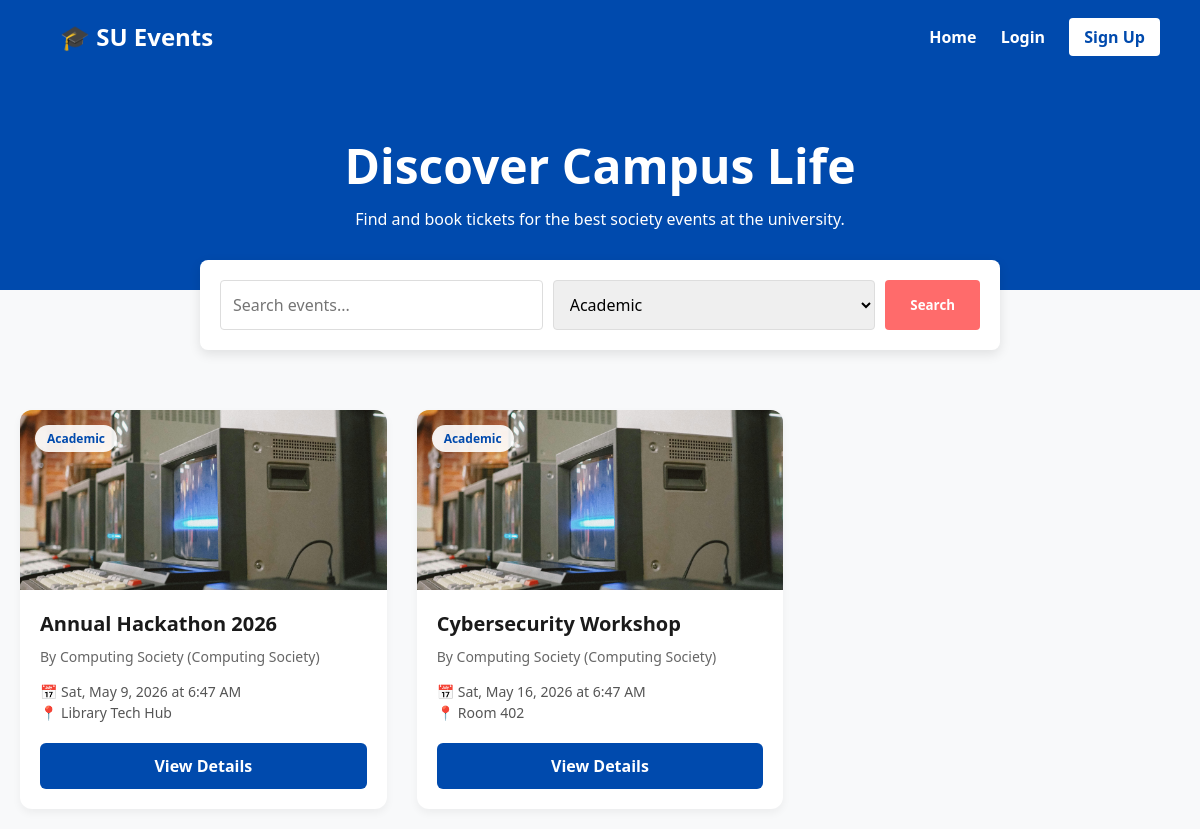
The app's page /index.php?category=Academic with its own data.
### tables this page shows
CREATE TABLE `events` (
  `event_id` int(11) NOT NULL,
  `organiser_id` int(11) NOT NULL,
  `society_name` varchar(100) NOT NULL,
  `title` varchar(150) NOT NULL,
  `description` text NOT NULL,
  `event_date` datetime NOT NULL,
  `location` varchar(255) NOT NULL,
  `max_capacity` int(11) NOT NULL,
  `created_at` timestamp NOT NULL DEFAULT current_timestamp(),
  `category` varchar(50) NOT NULL DEFAULT 'Social',
  `image_path` varchar(255) DEFAULT NULL
);

CREATE TABLE `users` (
  `user_id` int(11) NOT NULL,
  `full_name` varchar(100) NOT NULL,
  `student_id` varchar(20) NOT NULL,
  `email` varchar(100) NOT NULL,
  `password_hash` varchar(100) NOT NULL,
  `role` enum('Admin','Organiser','Attendee') NOT NULL DEFAULT 'Attendee',
  `created_at` timestamp NOT NULL DEFAULT current_timestamp()
);

### index.php (the view, shortened to what this page needs)
<?php
require_once 'config/db.php';
$search_query = "";
$category_filter = "";
$sql = "SELECT e.*, u.full_name AS organiser_name
        FROM events e
        JOIN users u ON e.organiser_id = u.user_id
        WHERE e.event_date >= CURDATE()";
$params = [];
$types = "";
if (isset($_GET['category']) && !empty($_GET['category'])) {
    $category_filter = $_GET['category'];
    $sql .= " AND e.category = ?";
    $params[] = $category_filter;
    $types .= "s";
}
$sql .= " ORDER BY e.event_date ASC";
$stmt = $conn->prepare($sql);
if (!empty($params)) {
    $stmt->bind_param($types, ...$params);
}
$stmt->execute();
$events_result = $stmt->get_result();
$cat_result = $conn->query("SELECT * FROM event_categories ORDER BY category_name ASC");
?>
<!DOCTYPE html>
<html lang="en">
<head>
</head>
<body>
    <?php include $_SERVER['DOCUMENT_ROOT'] . '/su_events_app/includes/navbar.php'; ?>
    <div class="hero">
        <h1>Discover Campus Life</h1>
        <p>Find and book tickets for the best society events at the university.</p>
    </div>
    <form class="search-container" method="GET" action="index.php">
        <input type="text" name="search" placeholder="Search events..." value="<?php echo htmlspecialchars($search_query); ?>">
        <select name="category">
            <?php while($cat = $cat_result->fetch_assoc()): ?>
                <option value="<?php echo htmlspecialchars($cat['category_name']); ?>" <?php echo ($category_filter === $cat['category_name']) ? 'selected' : ''; ?>>
                    <?php echo htmlspecialchars($cat['category_name']); ?>
                </option>
            <?php endwhile; ?>
        </select>
        <button type="submit" class="btn-search">Search</button>
    </form>
    <div class="container">
        <?php if ($events_result->num_rows > 0): ?>
            <div class="event-grid">
                <?php while($event = $events_result->fetch_assoc()): ?>
                    <div class="card">
                        <div class="card-img-wrapper">
                            <?php if(!empty($event['image_path'])): ?>
                                <img src="<?php echo htmlspecialchars($event['image_path']); ?>" alt="Event Image" class="card-img">
                            <?php else: ?>
                                <div style="width:100%; height:100%; display:flex; align-items:center; justify-content:center; color:#999; background:#e9ecef;">No Image</div>
                            <?php endif; ?>
                            <div class="card-badge"><?php echo htmlspecialchars($event['category']); ?></div>
                        </div>
                        <div class="card-body">
                            <h3 class="card-title"><?php echo htmlspecialchars($event['title']); ?></h3>
                            <div class="card-org">By <?php echo htmlspecialchars($event['society_name']); ?> (<?php echo htmlspecialchars($event['organiser_name']); ?>)</div>
                            <div class="card-details">
                                📅 <?php echo date('D, M j, Y \a\t g:i A', strtotime($event['event_date'])); ?><br>
                                📍 <?php echo htmlspecialchars($event['location']) ?: 'TBD'; ?>
                            </div>
                            <a href="event_details.php?id=<?php echo $event['event_id']; ?>" class="btn-details">View Details</a>
                        </div>
                    </div>
                <?php endwhile; ?>
            </div>
        <?php endif; ?>
    </div>
</body>
</html>

### index.php (style rules this page uses)
* { box-sizing: border-box; margin: 0; padding: 0; font-family: 'Segoe UI', Tahoma, Geneva, Verdana, sans-serif; }
body { background-color: #f8f9fa; color: #333; }
.hero { background: #004aad; color: white; padding: 60px 20px; text-align: center; }
.hero h1 { font-size: 3rem; margin-bottom: 10px; }
.search-container { max-width: 800px; margin: -30px auto 40px; background: white; padding: 20px; border-radius: 8px; box-shadow: 0 4px 12px rgba(0,0,0,0.1); display: flex; gap: 10px; }
.search-container input, .search-container select { flex: 1; padding: 12px; border: 1px solid #ddd; border-radius: 4px; font-size: 16px; }
.btn-search { background: #ff6b6b; color: white; border: none; padding: 12px 25px; border-radius: 4px; font-weight: bold; cursor: pointer; transition: 0.2s; }
.container { max-width: 1200px; margin: 0 auto; padding: 20px; }
.event-grid { display: grid; grid-template-columns: repeat(auto-fill, minmax(300px, 1fr)); gap: 30px; }
.card { background: white; border-radius: 12px; overflow: hidden; box-shadow: 0 4px 8px rgba(0,0,0,0.05); transition: transform 0.2s, box-shadow 0.2s; display: flex; flex-direction: column; }
.card-img-wrapper { height: 180px; background: #e9ecef; position: relative; }
.card-img { width: 100%; height: 100%; object-fit: cover; }
.card-badge { position: absolute; top: 15px; left: 15px; background: rgba(255, 255, 255, 0.9); padding: 5px 12px; border-radius: 20px; font-size: 12px; font-weight: bold; color: #004aad; }
.card-body { padding: 20px; display: flex; flex-direction: column; flex-grow: 1; }
.card-title { font-size: 1.25rem; margin-bottom: 10px; color: #1a1a1a; }
.card-org { color: #666; font-size: 14px; margin-bottom: 15px; }
.card-details { font-size: 14px; color: #555; margin-bottom: 20px; flex-grow: 1; line-height: 1.5; }
.btn-details { display: block; text-align: center; background: #004aad; color: white; text-decoration: none; padding: 12px; border-radius: 6px; font-weight: bold; transition: background 0.2s; }

### records on screen
events: image_path (picture), category "Academic", title "Annual Hackathon 2026", society_name "Computing Society", organiser.full_name "Computing Society", event_date "Sat, May 9, 2026 at 6:47 AM", location "Library Tech Hub"
events: image_path (picture), category "Academic", title "Cybersecurity Workshop", society_name "Computing Society", organiser.full_name "Computing Society", event_date "Sat, May 16, 2026 at 6:47 AM", location "Room 402"

### other values on screen
form field category "Academic"
